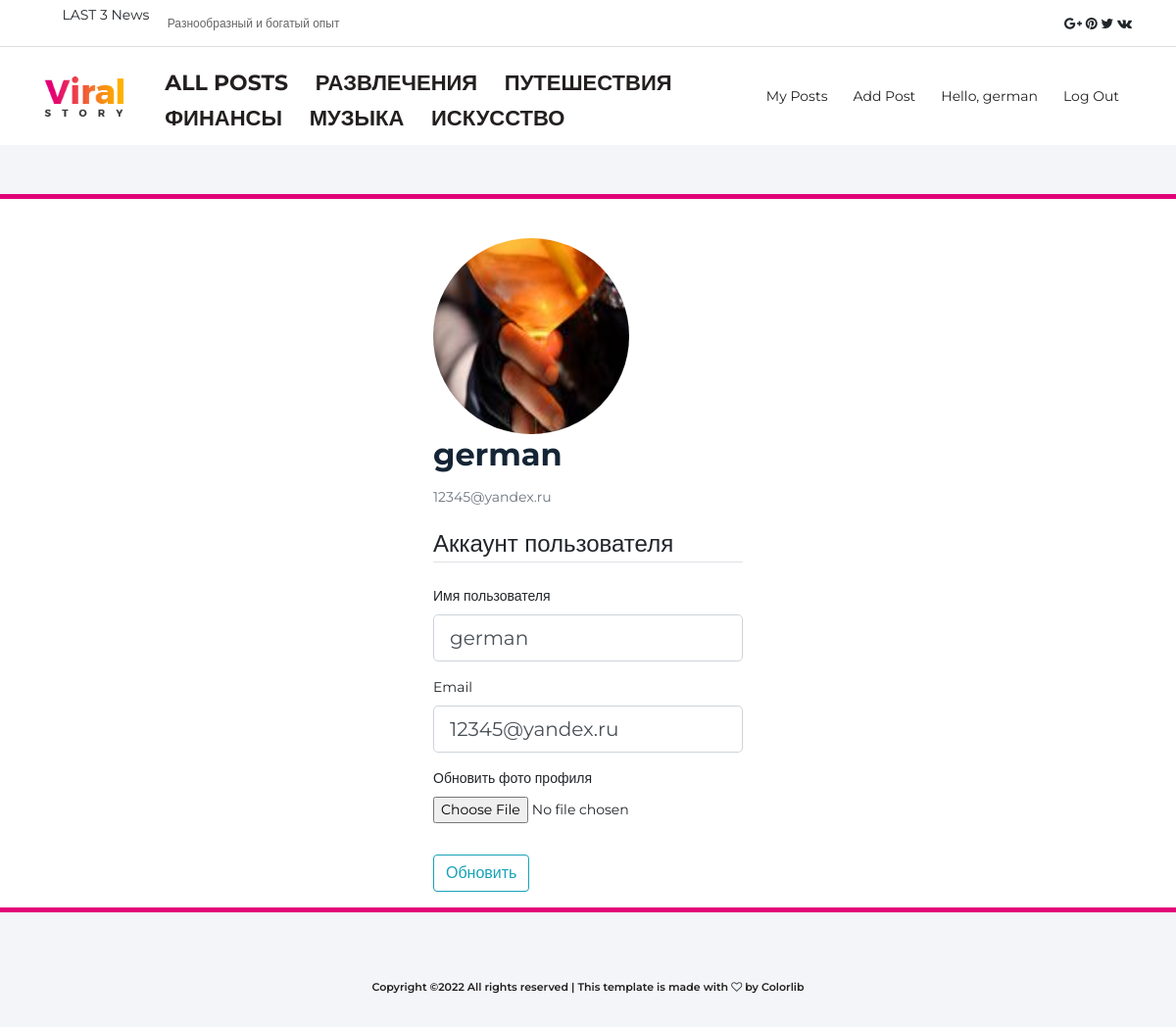
The app's page /account (signed in) with its own data.
### flask_first_project/models.py (models this page shows, shortened)
class Post(db.Model):
    id = db.Column(
        db.Integer,
        primary_key=True,
    )
    title = db.Column(
        db.String(100),
        nullable=False,
    )
    date_posted = db.Column(
        db.DateTime,
        nullable=False,
        default=datetime.utcnow,
    )
    content = db.Column(
        db.Text,
        nullable=False,
    )
    image_file = db.Column(
        db.String(20),
        nullable=False,
        default='default.png',
    )
    user_id = db.Column(
        db.Integer,
        db.ForeignKey('user.id'),
        nullable=False,
    )
    comments = db.relationship(
        'Comment',
        backref='post',
        lazy='dynamic'
    )
    category_id = db.Column(
        db.Integer(),
        db.ForeignKey('category.id'),
        nullable=True,
        default='Без Категории'
    )
    likes = db.relationship(
        'PostLike',
        backref='post',
        lazy='dynamic'
    )

class Category(db.Model):
    id = db.Column(
        db.Integer(),
        primary_key=True,
    )
    category = db.Column(
        db.String(20),
        nullable=False,
        default='None',
    )
    slug = db.Column(
        db.String(20),
        nullable=False,
        default='None',
    )
    posts = db.relationship(
        'Post',
        backref='category',
    )
    color = db.Column(
        db.String(10),
        nullable=False,
        default='000000'
    )

class User(db.Model, UserMixin):
    id = db.Column(
        db.Integer,
        primary_key=True,
    )
    username = db.Column(
        db.String(20),
        unique=True,
        nullable=False,
    )
    email = db.Column(
        db.String(120),
        unique=True,
        nullable=False,
    )
    image_file = db.Column(
        db.String(20),
        nullable=False,
        default='default.png',
    )
    password = db.Column(
        db.String(60),
        nullable=False,
    )
    comments = db.relationship(
        'Comment',
        backref='author',
        lazy=True,
    )
    posts = db.relationship(
        'Post',
        backref='author',
        lazy=True,
    )
    liked_posts = db.relationship(
        'PostLike',
        foreign_keys='PostLike.user_id',
        backref='user',
        lazy='dynamic',
    )

### flask_first_project/users/routes.py (the view)
@users.route("/account", methods=['GET', 'POST'])
@login_required
def account():
    form = UpdateAccountForm()
    if form.validate_on_submit():
        if form.picture.data:
            picture_file = save_picture(form.picture.data)
            current_user.image_file = picture_file
        current_user.username = form.username.data
        current_user.email = form.email.data
        db.session.commit()
        flash('Ваш аккаунт был обновлен!', 'success')
        return redirect(url_for('users.account'))
    elif request.method == 'GET':
        form.username.data = current_user.username
        form.email.data = current_user.email
        page = request.args.get('page', 1, type=int)
        user = User.query.filter_by(username=form.username.data).first_or_404()
        posts = Post.query.filter_by(author=user) \
            .order_by(Post.date_posted.desc()) \
            .paginate(page=page, per_page=5)
        image_file = url_for('static', filename='profile_pics/' + current_user.image_file)
    return render_template('account.html', title='Мой аккаунт', image_file=image_file, form=form, posts=posts, user=user)

### flask_first_project/users/forms.py (shortened to what this page needs)
class UpdateAccountForm(FlaskForm):
    username = StringField(
        'Имя пользователя',
        validators=[DataRequired(),
                    Length(min=2, max=20)])
    email = StringField(
        'Email',
        validators=[DataRequired(), Email()]
    )
    picture = FileField(
        'Обновить фото профиля',
        validators=[FileAllowed(['pdf', 'png', 'jpg', 'jpeg', 'gif'])]
    )
    submit = SubmitField('Обновить')

### flask_first_project/models.py (called while the page is built)
@login_manager.user_loader
def load_user(user_id):
    return User.query.get(int(user_id))

### flask_first_project/users/routes.py (called while the page is built)
@users.context_processor
def context_date():
    categories = Category.query.all()
    some_last_post = Post.query.all()
    return dict(
        some_last_post=some_last_post,
        categories=categories,
    )

### flask_first_project/templates/account.html (shortened to what this page needs)
{% extends "layout.html" %}
{% block content %}
<div class="content-section">
    <div class="media">
        <img class="rounded-circle account-img" style="width: 200px; height: 200px" src="{{ image_file }}">
    </div>
    <div class="media-body">
        <h2 class="account-heading">{{ current_user.username }}</h2>
        <p class="text-secondary">{{ current_user.email }}</p>
    </div>
    <form method="POST" action="" enctype="multipart/form-data">
        <fieldset class="form-group">
            <legend class="border-bottom mb-4">Аккаунт пользователя</legend>
            <div class="form-group">
                {{ form.username.label(class="form-control-label") }}
                {% if form.username.errors %}
                {{ form.username(class="form-control form-control-lg is-invalid") }}
                <div class="invalid-feedback">
                    {% for error in form.username.errors %}
                    <span>{{ error }}</span>
                    {% endfor %}
                </div>
                {% else %}
                {{ form.username(class="form-control form-control-lg") }}
                {% endif %}
            </div>
            <div class="form-group">
                {{ form.email.label(class="form-control-label") }}
                {% if form.email.errors %}
                {{ form.email(class="form-control form-control-lg is-invalid") }}
                <div class="invalid-feedback">
                    {% for error in form.email.errors %}
                    <span>{{ error }}</span>
                    {% endfor %}
                </div>
                {% else %}
                {{ form.email(class="form-control form-control-lg") }}
                {% endif %}
            </div>
            <div class="form-group">
                {{ form.picture.label() }}
                {{ form.picture(class="form-control-file") }}
            </div>
        </fieldset>
        <div class="form-group">
            {{ form.submit(class="btn btn-outline-info") }}
        </div>
    </form>
</div>
{% endblock content %}

### flask_first_project/templates/includes/header.html
<header class="header-area">
    <div class="top-header-area">
        <div class="container">
            <div class="row">
                <div class="col-12">
                    <div class="top-header-content d-flex align-items-center justify-content-between">
                        <div class="top-breaking-news-area" style="display: flex; justify-content: flex-start; ">
                            <div style="width: 150px; text-align: center; vertical-align: middle;">
                                <span>LAST 3 News</span>
                            </div>
                            <div id="breakingNewsTicker" class="ticker">
                                <ul>
                                    {% for post in some_last_post[-3:] %}
                                    <li>
                                        <a href="{{ url_for('posts.post', post_id=post.id) }}">{{ post.title }}
                                        </a>
                                    </li>
                                    {% endfor %}
                                </ul>
                            </div>
                        </div>
                        <div class="top-social-info-area">
                            <i class="fa fa-google-plus" aria-hidden="true"></i>
                            <i class="fa fa-pinterest" aria-hidden="true"></i>
                            <i class="fa fa-twitter" aria-hidden="true"></i>
                            <i class="fa fa-vk" aria-hidden="true"></i>
                        </div>
                    </div>
                </div>
            </div>
        </div>
    </div>
    <div class="viral-news-main-menu" id="stickyMenu">
        <div class="classy-nav-container breakpoint-off">
            <div class="container">
                <nav class="classy-navbar justify-content-between" id="viralnewsNav">
                    <a class="nav-brand" href={{url_for('main.home')}}>
                        <img src={{url_for('static', filename='img/core-img/logo.png' )}} alt="Logo">
                    </a>
                    <div class="classy-menu">
                        <div class="classynav">
                            <ul>
                                <li>
                                    <a href="{{ url_for('main.home') }}">All Posts</a>
                                </li>
                                {% for category in categories %}
                                <li>
                                    <a href="{{ url_for('main.home_category', cat_id=category.id) }}">
                                        {{ category.category }}
                                    </a>
                                </li>
                                {% endfor %}
                            </ul>
                            {% if current_user.is_authenticated %}
                                <a href="{{ url_for('users.user_posts', username=current_user.username) }}"
                                   class="btn">
                                    My Posts
                                </a>
                                <a href="{{ url_for('posts.new_post') }}" class="btn">
                                    Add Post
                                </a>
                                <a href="{{url_for('users.account')}}" class="btn">
                                    Hello, {{ current_user.username }}
                                </a>
                                <a href="{{url_for('users.logout')}}" class="btn">
                                    Log Out
                                </a>
                            {% else %}
                                <a href="{{url_for('users.register')}}" class="btn">Register</a>
                                <a href="{{url_for('users.login')}}" class="btn">Login</a>
                            {% endif %}
                        </div>
                    </div>
                </nav>
            </div>
        </div>
    </div>
</header>

### flask_first_project/static/style.css (style rules this page uses)
* { margin: 0; padding: 0; }
body { font-family: "Montserrat", sans-serif; font-size: 14px; }
h1, h2, h3, h4, h5, h6 { color: #152535; line-height: 1.3; font-weight: 700; }
p { color: #656565; font-size: 14px; line-height: 2; font-weight: 400; }
a, a:hover, a:focus { -webkit-transition-duration: 500ms; transition-duration: 500ms; text-decoration: none; outline: 0 solid transparent; color: #231f1f; font-weight: 500; font-size: 14px; color: #656565; }
ul, ol { margin: 0; }
ul li, ol li { list-style: none; }
img { height: auto; max-width: 100%; }
.header-area { position: relative; z-index: 100; width: 100%; }
.header-area .top-header-area { position: relative; z-index: 1; width: 100%; height: 48px; border-bottom: 1px solid #dedede; }
.header-area .top-header-area .top-header-content { position: relative; z-index: 1; height: 48px; }
.header-area .top-header-area .top-header-content .top-breaking-news-area { position: relative; z-index: 1; -webkit-box-flex: 0; -ms-flex: 0 0 70%; flex: 0 0 70%; min-width: 70%; width: 70%; }
.header-area .top-header-area .top-header-content .top-breaking-news-area .ticker { width: 100%; text-align: left; position: relative; overflow: hidden; }
.header-area .top-header-area .top-header-content .top-breaking-news-area .ticker ul { width: 100%; position: relative; z-index: 1; }
.header-area .top-header-area .top-header-content .top-breaking-news-area .ticker ul li { display: none; width: 100%; }
.header-area .top-header-area .top-header-content .top-breaking-news-area .ticker ul li a { display: block; font-size: 12px; color: #656565; height: 38px; line-height: 38px; }
.header-area .top-header-area .top-header-content .top-social-info-area { position: relative; z-index: 1; }
.header-area .viral-news-main-menu { position: relative; width: 100%; z-index: 100; height: 100px; }
.header-area .viral-news-main-menu .classy-nav-container { background-color: transparent; }
.header-area .viral-news-main-menu .classy-navbar { height: 100px; padding: 0; }
.header-area .viral-news-main-menu .classy-navbar .classynav ul li a { font-weight: 700; }
.header-area .viral-news-main-menu .classy-navbar .classynav > ul > li > a { text-transform: uppercase; padding: 12px 12px 11px; background-color: transparent; line-height: 1; color: #231f1f; font-weight: 700; }
.content-section { width: 100%; display: flex; justify-content: center; flex-wrap: wrap; flex-direction: column; align-content: center; }

### records on screen
Post: title "Разнообразный и богатый опыт"
Category: category "РАЗВЛЕЧЕНИЯ"
Category: category "ПУТЕШЕСТВИЯ"
Category: category "ФИНАНСЫ"
Category: category "МУЗЫКА"
Category: category "ИСКУССТВО"
User: username "german", email "12345@yandex.ru"
